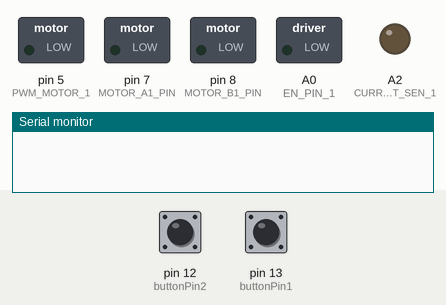
Recording of a sketch running on a simulated Arduino Uno, built with avr-gcc and run on an emulated ATmega328P. Shown: switched loads named in the sketch (green lamp = pin HIGH), output pins drawn as LEDs (lit = HIGH), the last lines printed to the serial monitor. The inputs (shaded band) are chosen by the test bench; at power-on: pin 12 (buttonPin2) LOW, pin 13 (buttonPin1) LOW.

Above: at 1.2 s.
1.3 s: pin 12 (buttonPin2) pulled HIGH for 0.15 s
At 1.7 s:
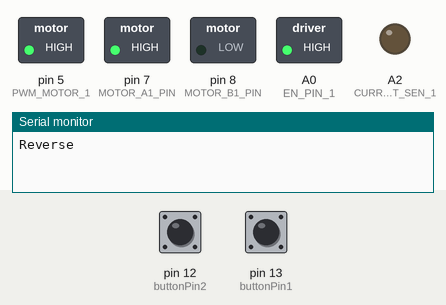
At 3.0 s:
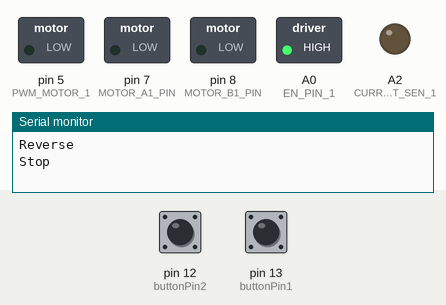
3.3 s: pin 13 (buttonPin1) pulled HIGH for 0.15 s
At 3.48 s:
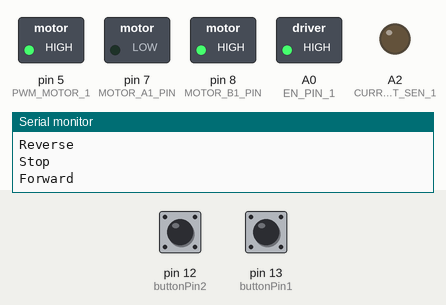
Timing chart, 0 to 6.3 s (numbered marks = the images above; inputs shaded):
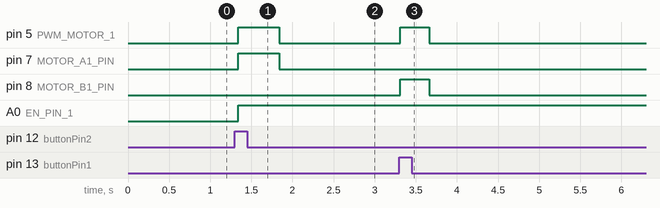

Measured:
- after the input at 1.3 s, pin 5 (PWM_MOTOR_1), pin 7 (MOTOR_A1_PIN): LOW → HIGH at once, → LOW 0.50 s later; A0 (EN_PIN_1): LOW → HIGH at once
- after the input at 3.3 s, pin 5 (PWM_MOTOR_1), pin 8 (MOTOR_B1_PIN): LOW → HIGH at once, → LOW 0.35 s later

The sketch:

MainMotorCode.ino
```cpp
#include <SoftwareSerial.h>
#define BRAKE 0
#define CW    1
#define CCW   2

#define MOTOR_A1_PIN 7
#define MOTOR_B1_PIN 8
#define PWM_MOTOR_1 5
#define CURRENT_SEN_1 A2
#define EN_PIN_1 A0

SoftwareSerial ArdunioUno(3,2);
short usSpeed = 255;  //default motor speed
unsigned short usMotor_Status = BRAKE;
bool safe = true;
const int buttonPin1 = 13;
const int buttonPin2 = 12;
int buttonState1 = 0;
int buttonState2 = 0 ;
int numberOfTurns = 0;
void setup()
{

 pinMode(buttonPin1, INPUT);
 pinMode(buttonPin2, INPUT);

  pinMode(MOTOR_A1_PIN, OUTPUT);
  pinMode(MOTOR_B1_PIN, OUTPUT);
  pinMode(PWM_MOTOR_1, OUTPUT);
  pinMode(CURRENT_SEN_1, OUTPUT);
  pinMode(EN_PIN_1, OUTPUT);

  Serial.begin(9600);
  ArdunioUno.begin(4800);// Initiates the serial to do the monitoring

}

void loop()
{
//WIFI
 ArdunioUno.print("We have Data`");
 ArdunioUno.println("\n");
  delay(30);

//Button
   buttonState1 = digitalRead(buttonPin1);
    buttonState2 = digitalRead(buttonPin2);

  if (buttonState1 == HIGH) {
      if ( safe == false ){
          digitalWrite(EN_PIN_1, HIGH);
            Forward();
          delay(350);
            Stop();
            safe = true;
      }
  }
  if (buttonState2 == HIGH) {
    if (safe == true){
      digitalWrite(EN_PIN_1, HIGH);
        Reverse();
      delay(500);
        Stop();
    safe = false;
    numberOfTurns++;
    ArdunioUno.print(numberOfTurns);
ArdunioUno.println("\n");
    }

  }

}

void Stop()
{
  Serial.println("Stop");
  usMotor_Status = BRAKE;
  motorGo(usMotor_Status, 0);
}

void Forward()
{
  Serial.println("Forward");
  usMotor_Status = CW;
  motorGo(usMotor_Status, usSpeed);
}

void Reverse()
{
  Serial.println("Reverse");
  usMotor_Status = CCW;
  motorGo(usMotor_Status, usSpeed);
}


void motorGo(uint8_t direct, uint8_t pwm)
{
    if(direct == CW)
    {
      digitalWrite(MOTOR_A1_PIN, LOW);
      digitalWrite(MOTOR_B1_PIN, HIGH);
    }
    else if(direct == CCW)
    {
      digitalWrite(MOTOR_A1_PIN, HIGH);
      digitalWrite(MOTOR_B1_PIN, LOW);
    }
    else
    {
      digitalWrite(MOTOR_A1_PIN, LOW);
      digitalWrite(MOTOR_B1_PIN, LOW);
    }
    analogWrite(PWM_MOTOR_1, pwm);
}
```
